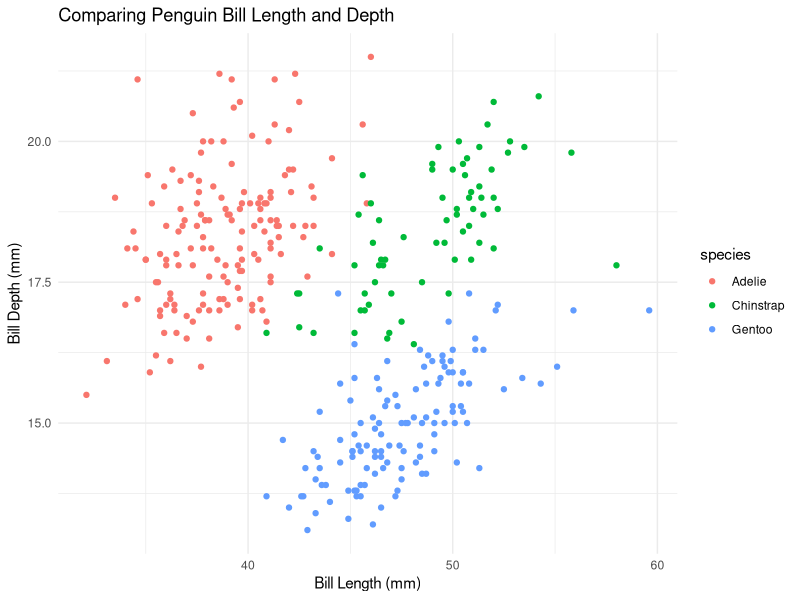
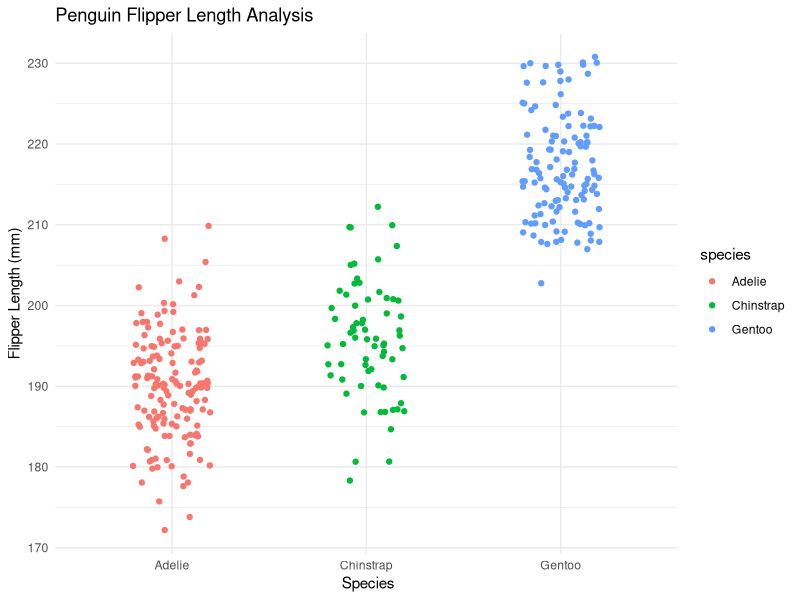

Write R code to recreate these figures, in order.
## ---- chunk 1
knitr::opts_chunk$set(echo = TRUE)
library(tidyverse)
library(palmerpenguins)
## ---- chunk 2
ex_1 <-expression(x^2)

my_derivative <-deriv(ex_1, "x")
my_derivative

#find the slope

x <-3
eval(my_derivative)
## ---- chunk 3
ex_2 <- expression(2 * (3*a + 2)^4+5)

my_derivative_2 <-deriv(ex_2,"a")

a <-1.2
eval(my_derivative_2)
## ---- chunk 4
ex_3 <- expression(-4*t/(t^2+1)^3)

my_derivative_3 <-deriv(ex_3,"t")

t <-0
eval(my_derivative_3)
## ---- chunk 5
ggplot(data = penguins, aes(x = bill_length_mm, y = bill_depth_mm)) + 
  geom_point(aes(color = species)) +
  theme_minimal()+
  labs(x = "Bill Length (mm)",
      y = "Bill Depth (mm)", title = "Comparing Penguin Bill Length and Depth" )
## ---- chunk 6
ggplot(data = penguins, aes(x = species, y = flipper_length_mm)) + 
  geom_jitter(aes(color = species),width = .2) +
  theme_minimal()+
  labs(x = " Species",
      y = "Flipper Length (mm)", title = "Penguin Flipper Length Analysis" )
